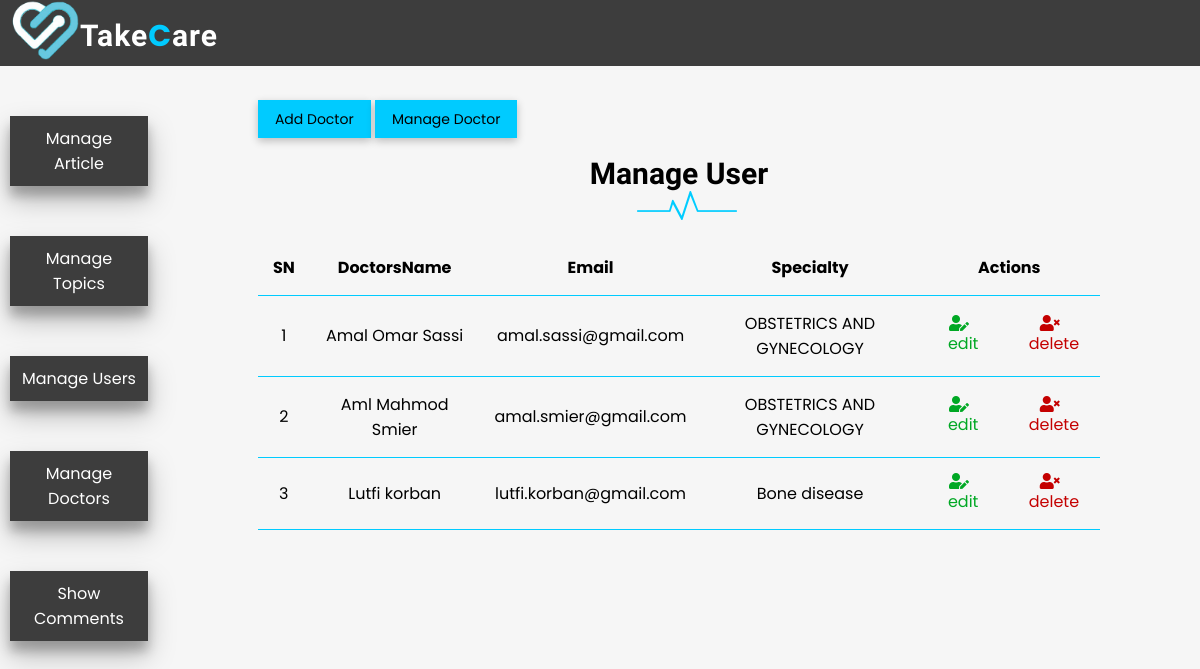
The app's page /admin/doctors/index_doctors.php with its own data.
### tables this page shows
CREATE TABLE IF NOT EXISTS `doctors` (
  `id` int(11) NOT NULL AUTO_INCREMENT,
  `doctorname` varchar(255) NOT NULL,
  `doctorphone` varchar(255) NOT NULL,
  `doctoremail` varchar(255) DEFAULT NULL,
  `location` varchar(300) NOT NULL,
  `specialty` varchar(255) NOT NULL,
  `image` varchar(255) NOT NULL,
  `description` text NOT NULL,
  PRIMARY KEY (`id`)
);

### app/database/db.php (called while the page is built, shortened)
<?php
require("connect.php");
function selectAll($table,$condition=[])
{
    global $conn;
    $sql = "SELECT * FROM $table";
    if(empty($condition)){
        $st = $conn->prepare($sql);
        $st->execute();
        $records=$st->get_result()->fetch_all(MYSQLI_ASSOC);
        return $records;
    }
}

### app/controllers/doctors.php (called while the page is built, shortened)
<?php
include(MAIN_PATH. "/app/database/db.php");
$doctors=selectAll('doctors');

### admin/doctors/index_doctors.php (the view, shortened to what this page needs)
<?php
include(MAIN_PATH."/app/controllers/doctors.php");
?>
<html>
    <head>
        <link rel="stylesheet" type="text/css" href="../../subfolders/css/Formedical_subpage.css" />
        <link rel="stylesheet" type="text/css" href="../../subfolders/css/admin.css" />
        <link href="https://fonts.googleapis.com/css2?family=Kaushan+Script&family=Poppins&display=swap" rel="stylesheet"></head>
        <link rel="stylesheet" href="https://use.fontawesome.com/releases/v5.7.2/css/all.css">
    </head>
    <body>
    <section class="main-admin">
    <?php include(MAIN_PATH ."/app/includes/adminHeader.php"); ?>
    <section id="Admin-wrapper">
        <div class="left-sidebar">
            <ul>
              <li ><a href="<?php echo BASE_URL .'/admin/articles/index_articles.php' ?>">Manage Article</a></li>
              <li ><a href="<?php echo BASE_URL .'/admin/topics/index_topics.php' ?>">Manage Topics</a></li>
              <li ><a href="<?php echo BASE_URL .'/admin/users/index_users.php' ?>">Manage Users</a></li>
              <li ><a href="<?php echo BASE_URL .'/admin/doctors/index_doctors.php' ?>">Manage Doctors</a></li>
              <li ><a href="<?php echo BASE_URL .'/admin/index_comments.php' ?>">Show Comments</a></li>
            </ul>
        </div>
        <div class="admin-content">
            <div class="buttom-gruop">
                <a href="create_doctors.php" class="btn btn-big">Add Doctor</a>
                <a href="index_doctors.php" class="btn btn-big">Manage Doctor</a>
            </div>
            <div class="other-content">
              <h2 class="page-title">Manage User</h2>
              <img src="../../subfolders/image/n.png" alt="">
              <table>
                <thead>
                    <th>SN</th>
                    <th>DoctorsName</th>
                    <th>Email</th>
                    <th>Specialty</th>
                    <th colspan="3">Actions</th>
                </thead>
                <?php foreach($doctors as $key => $doctor):?>
                    <tbody>
                      <tr>
                          <td><?php echo $key +1 ?></td>
                          <td><?php echo  $doctor['doctorname']?></td>
                          <td><?php echo  $doctor['doctoremail']?></td>
                          <td><?php echo  $doctor['specialty']?></td>
                          <td><a href="edit_doctors.php?id=<?php echo $doctor['id']; ?>" class="edit"><i class="fas fa-user-edit"></i>&nbsp;&nbsp;edit</a></td>
                          <td><a href="index_doctors.php?deleteID=<?php echo $doctor['id']; ?>" class="delete"><i class="fas fa-user-times"></i>&nbsp;&nbsp;delete</a></td>
                      </tr>
                  </tbody>
                <?php endforeach; ?>
              </table>
            </div>
        </div>
    </section>
    </section>
    </body>
</html>

### subfolders/css/Formedical_subpage.css (style rules this page uses)
* { box-sizing: border-box; font-family: 'Poppins', sans-serif; }
html, body { height: 100%; margin:0; padding:0; background: #F6F6F6; }
a { text-decoration: none; color: inherit; }
li { text-decoration: none; }
.btn { padding: .5rem 1rem; background-color:white ; border: 1px solid #00cbff; font-size: 14px; }

### subfolders/css/admin.css (style rules this page uses)
li { text-decoration: none; display: block; }
#Admin-wrapper { height: calc(100% - 66px); display: flex; }
#Admin-wrapper .left-sidebar { height: 100%; flex: 1.5; }
#Admin-wrapper .left-sidebar ul { list-style: none; margin: 0; margin-left: 10px; margin-right: 10px; padding: 0; color: white; }
#Admin-wrapper .left-sidebar ul li { margin-bottom: 50px; margin-top: 50px; }
#Admin-wrapper .left-sidebar ul li a { padding: 10px; margin-top: 20px; display: block; background-color: #000000c0; text-align: center; box-shadow: rgba(0, 0, 0, 0.25) 0px 14px 28px, rgba(0, 0, 0, 0.22) 0px 10px 10px; }
#Admin-wrapper .admin-content { height: 100%; flex: 8; padding: 40px 100px 100px; overflow-y: scroll; }
#Admin-wrapper .admin-content h2 { margin-bottom: 0; }
#Admin-wrapper .admin-content img { margin-left: 45%; margin-bottom: 20px; }
#Admin-wrapper .admin-content .buttom-gruop .btn-big { background: #00cbff; color: black; box-shadow: rgba(0, 0, 0, 0.24) 0px 3px 8px; }
#Admin-wrapper .admin-content .page-title { text-align: center; font-family: 'Kaushan Script', cursive; font-size:30px; }
table { width: 100%; border-collapse: collapse; font-size: 16px; }
th, td { padding: 15px; text-align: center; border-bottom: 1px solid #00cbff; }
#Admin-wrapper .admin-content .other-content .edit { color: #00a824; }
#Admin-wrapper .admin-content .other-content .delete { color: #c40000; }

### records on screen
doctors: doctorname "Amal Omar Sassi", doctoremail "amal.sassi@gmail.com", specialty "OBSTETRICS AND GYNECOLOGY"
doctors: doctorname "Aml Mahmod Smier", doctoremail "amal.smier@gmail.com", specialty "OBSTETRICS AND GYNECOLOGY"
doctors: doctorname "Lutfi korban", doctoremail "lutfi.korban@gmail.com", specialty "Bone disease"
